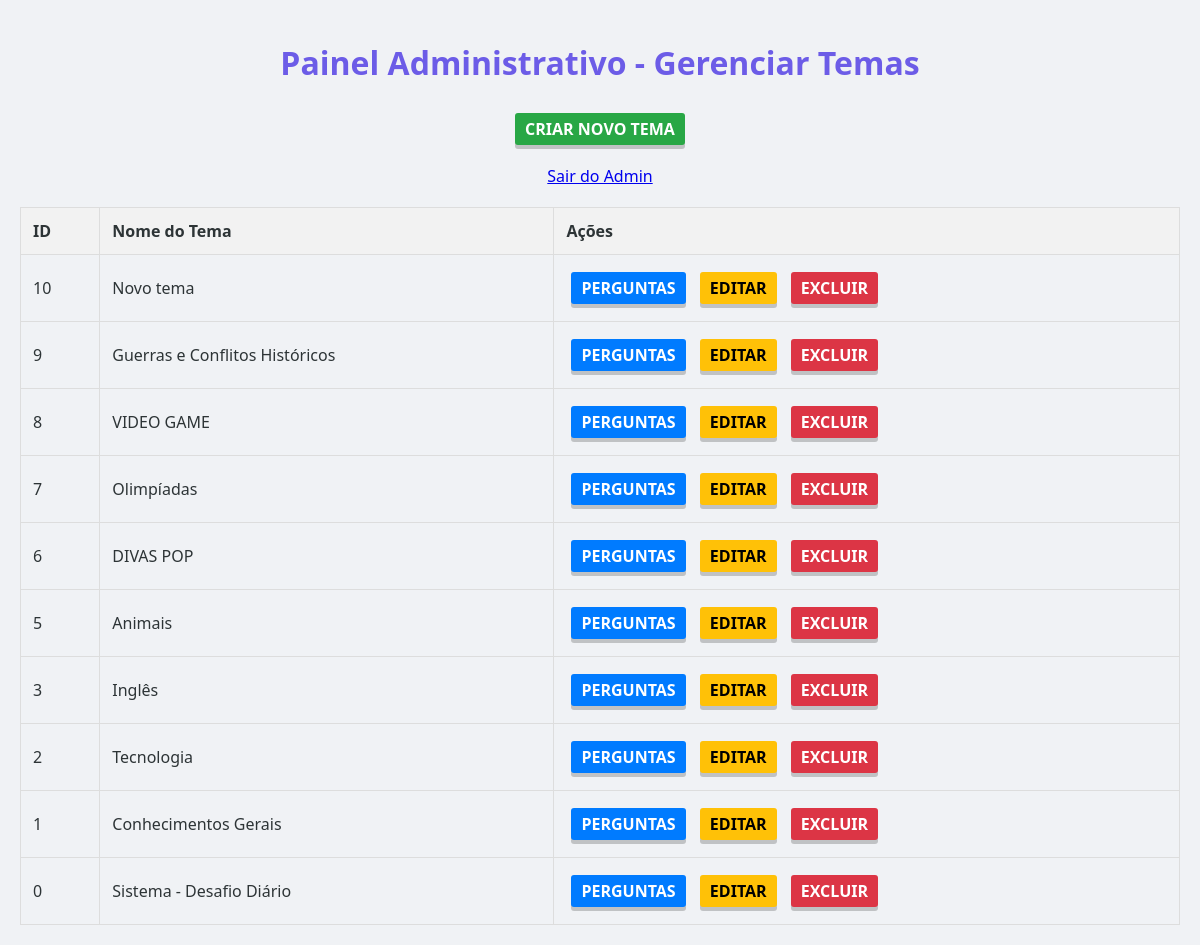
The page /admin/index.php (signed in) on the database its author committed.
### tables this page shows
CREATE TABLE `temas` (
  `id` int(11) NOT NULL,
  `nome` varchar(100) NOT NULL,
  `icone` varchar(255) DEFAULT NULL
);

### admin/index.php (the view, shortened to what this page needs)
<?php
include '../config/connect.php';
$sql = "SELECT * FROM temas ORDER BY id DESC";
$stmt = $conn->query($sql);
$temas = $stmt->fetchAll(PDO::FETCH_ASSOC);
?>
<!DOCTYPE html>
<html lang="pt-br">
<head>
    <link rel="stylesheet" href="../css/style.css">
</head>
<body>
    <h1>Painel Administrativo - Gerenciar Temas</h1>
    <a href="form_tema.php" class="btn btn-add">Criar Novo Tema</a>
    <a href="../index.php">Sair do Admin</a>
    <table>
        <thead>
            <tr>
                <th>ID</th>
                <th>Nome do Tema</th>
                <th>Ações</th>
            </tr>
        </thead>
        <tbody>
            <?php foreach ($temas as $tema): ?>
            <tr>
                <td><?php echo $tema['id']; ?></td>
                <td><?php echo htmlspecialchars($tema['nome']); ?></td>
                <td>
                    <a href="perguntas.php?tema_id=<?php echo $tema['id']; ?>" class="btn" style="background:#007bff">Perguntas</a>
                    <a href="form_tema.php?id=<?php echo $tema['id']; ?>" class="btn btn-edit">Editar</a>
                    <a href="excluir_tema.php?id=<?php echo $tema['id']; ?>"
                       class="btn btn-delete"
                       onclick="return confirm('Tem certeza que deseja excluir este tema e todas as perguntas ligadas a ele?')">Excluir</a>
                </td>
            </tr>
            <?php endforeach; ?>
        </tbody>
    </table>
</body>
</html>

### css/style.css (style rules this page uses)
:root { --primary: #6c5ce7; --secondary: #a29bfe; --success: #00b894; --danger: #d63031; --bg: #f0f2f5; --text: #2d3436; --card: #ffffff; }
body { font-family: 'Segoe UI', Tahoma, Geneva, Verdana, sans-serif; background-color: var(--bg); color: var(--text); margin: 0; display: flex; flex-direction: column; justify-content: center; align-items: center; min-height: 100vh; padding: 20px; box-sizing: border-box; }
h1 { color: var(--primary); margin-bottom: 1.5rem; }
.btn { display: inline-block; padding: 12px 25px; font-size: 16px; font-weight: bold; text-transform: uppercase; text-decoration: none; border: none; border-radius: 8px; cursor: pointer; transition: all 0.2s ease; margin: 5px; position: relative; top: 0; box-shadow: 0 4px 0 rgba(0,0,0,0.2); }

### admin/index.php (style rules this page uses)
table { width: 100%; border-collapse: collapse; margin-top: 20px; }
th, td { border: 1px solid #ddd; padding: 12px; text-align: left; }
th { background-color: #f2f2f2; }
.btn { padding: 5px 10px; text-decoration: none; border-radius: 3px; color: white; }
.btn-edit { background-color: #ffc107; color: black; }
.btn-delete { background-color: #dc3545; }
.btn-add { background-color: #28a745; margin-bottom: 20px; display: inline-block; }

### rows shown on the page
temas: id "10", nome "Novo tema"
temas: id "9", nome "Guerras e Conflitos Históricos"
temas: id "8", nome "VIDEO GAME"
temas: id "7", nome "Olimpíadas"
temas: id "6", nome "DIVAS POP"
temas: id "5", nome "Animais"
temas: id "3", nome "Inglês"
temas: id "2", nome "Tecnologia"
temas: id "1", nome "Conhecimentos Gerais"
temas: id "0", nome "Sistema - Desafio Diário"
